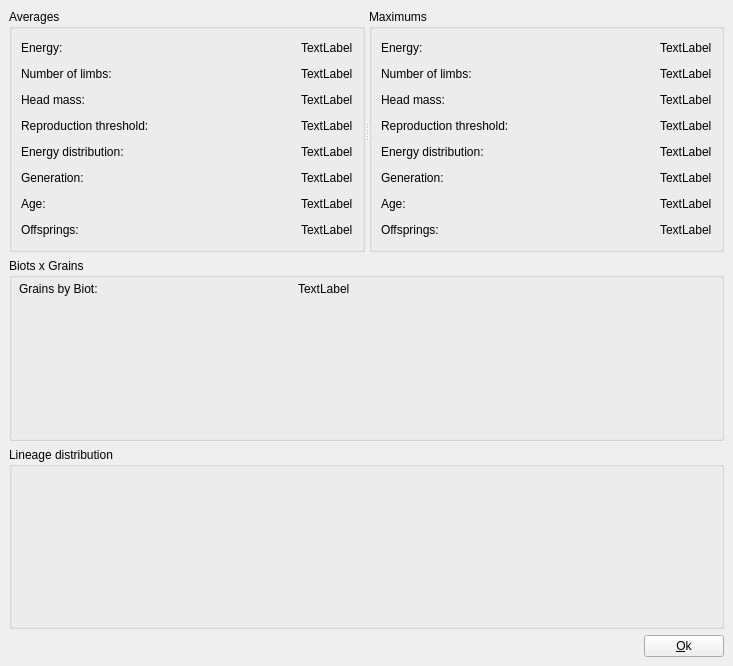
<ui version="4.0" >
 <class>Stat</class>
 <widget class="QWidget" name="Stat" >
  <property name="geometry" >
   <rect>
    <x>0</x>
    <y>0</y>
    <width>733</width>
    <height>666</height>
   </rect>
  </property>
  <property name="windowTitle" >
   <string>Statistics</string>
  </property>
  <property name="windowIcon" >
   <iconset resource="../../../graphs/recursos.qrc" >
    <normaloff>:/icons/icons/main-icon.png</normaloff>:/icons/icons/main-icon.png</iconset>
  </property>
  <layout class="QVBoxLayout" >
   <property name="spacing" >
    <number>6</number>
   </property>
   <property name="margin" >
    <number>9</number>
   </property>
   <item>
    <widget class="QSplitter" name="splitter" >
     <property name="orientation" >
      <enum>Qt::Horizontal</enum>
     </property>
     <widget class="QGroupBox" name="groupBox_3" >
      <property name="title" >
       <string>Averages</string>
      </property>
      <layout class="QVBoxLayout" >
       <property name="spacing" >
        <number>6</number>
       </property>
       <property name="margin" >
        <number>9</number>
       </property>
       <item>
        <layout class="QHBoxLayout" >
         <property name="spacing" >
          <number>6</number>
         </property>
         <property name="margin" >
          <number>0</number>
         </property>
         <item>
          <widget class="QLabel" name="label1" >
           <property name="text" >
            <string>Energy:</string>
           </property>
          </widget>
         </item>
         <item>
          <spacer>
           <property name="orientation" >
            <enum>Qt::Horizontal</enum>
           </property>
           <property name="sizeHint" stdset="0" >
            <size>
             <width>40</width>
             <height>20</height>
            </size>
           </property>
          </spacer>
         </item>
         <item>
          <widget class="QLabel" name="labelEnergia" >
           <property name="text" >
            <string>TextLabel</string>
           </property>
          </widget>
         </item>
        </layout>
       </item>
       <item>
        <layout class="QHBoxLayout" >
         <property name="spacing" >
          <number>6</number>
         </property>
         <property name="margin" >
          <number>0</number>
         </property>
         <item>
          <widget class="QLabel" name="label2" >
           <property name="text" >
            <string>Number of limbs:</string>
           </property>
          </widget>
         </item>
         <item>
          <spacer>
           <property name="orientation" >
            <enum>Qt::Horizontal</enum>
           </property>
           <property name="sizeHint" stdset="0" >
            <size>
             <width>40</width>
             <height>20</height>
            </size>
           </property>
          </spacer>
         </item>
         <item>
          <widget class="QLabel" name="labelSegmentos" >
           <property name="text" >
            <string>TextLabel</string>
           </property>
          </widget>
         </item>
        </layout>
       </item>
       <item>
        <layout class="QHBoxLayout" >
         <property name="spacing" >
          <number>6</number>
         </property>
         <property name="margin" >
          <number>0</number>
         </property>
         <item>
          <widget class="QLabel" name="label3" >
           <property name="text" >
            <string>Head mass:</string>
           </property>
          </widget>
         </item>
         <item>
          <spacer>
           <property name="orientation" >
            <enum>Qt::Horizontal</enum>
           </property>
           <property name="sizeHint" stdset="0" >
            <size>
             <width>40</width>
             <height>20</height>
            </size>
           </property>
          </spacer>
         </item>
         <item>
          <widget class="QLabel" name="labelCabeca" >
           <property name="text" >
            <string>TextLabel</string>
           </property>
          </widget>
         </item>
        </layout>
       </item>
       <item>
        <layout class="QHBoxLayout" >
         <property name="spacing" >
          <number>6</number>
         </property>
         <property name="margin" >
          <number>0</number>
         </property>
         <item>
          <widget class="QLabel" name="labe4" >
           <property name="text" >
            <string>Reproduction threshold:</string>
           </property>
          </widget>
         </item>
         <item>
          <spacer>
           <property name="orientation" >
            <enum>Qt::Horizontal</enum>
           </property>
           <property name="sizeHint" stdset="0" >
            <size>
             <width>40</width>
             <height>20</height>
            </size>
           </property>
          </spacer>
         </item>
         <item>
          <widget class="QLabel" name="labelLimiar" >
           <property name="text" >
            <string>TextLabel</string>
           </property>
          </widget>
         </item>
        </layout>
       </item>
       <item>
        <layout class="QHBoxLayout" >
         <property name="spacing" >
          <number>6</number>
         </property>
         <property name="margin" >
          <number>0</number>
         </property>
         <item>
          <widget class="QLabel" name="label5" >
           <property name="text" >
            <string>Energy distribution:</string>
           </property>
          </widget>
         </item>
         <item>
          <spacer>
           <property name="orientation" >
            <enum>Qt::Horizontal</enum>
           </property>
           <property name="sizeHint" stdset="0" >
            <size>
             <width>40</width>
             <height>20</height>
            </size>
           </property>
          </spacer>
         </item>
         <item>
          <widget class="QLabel" name="labelDistribuicao" >
           <property name="text" >
            <string>TextLabel</string>
           </property>
          </widget>
         </item>
        </layout>
       </item>
       <item>
        <layout class="QHBoxLayout" >
         <property name="spacing" >
          <number>6</number>
         </property>
         <property name="margin" >
          <number>0</number>
         </property>
         <item>
          <widget class="QLabel" name="label6" >
           <property name="text" >
            <string>Generation:</string>
           </property>
          </widget>
         </item>
         <item>
          <spacer>
           <property name="orientation" >
            <enum>Qt::Horizontal</enum>
           </property>
           <property name="sizeHint" stdset="0" >
            <size>
             <width>40</width>
             <height>20</height>
            </size>
           </property>
          </spacer>
         </item>
         <item>
          <widget class="QLabel" name="labelGeracao" >
           <property name="text" >
            <string>TextLabel</string>
           </property>
          </widget>
         </item>
        </layout>
       </item>
       <item>
        <layout class="QHBoxLayout" >
         <property name="spacing" >
          <number>6</number>
         </property>
         <property name="margin" >
          <number>0</number>
         </property>
         <item>
          <widget class="QLabel" name="label7" >
           <property name="text" >
            <string>Age:</string>
           </property>
          </widget>
         </item>
         <item>
          <spacer>
           <property name="orientation" >
            <enum>Qt::Horizontal</enum>
           </property>
           <property name="sizeHint" stdset="0" >
            <size>
             <width>40</width>
             <height>20</height>
            </size>
           </property>
          </spacer>
         </item>
         <item>
          <widget class="QLabel" name="labelIdade" >
           <property name="text" >
            <string>TextLabel</string>
           </property>
          </widget>
         </item>
        </layout>
       </item>
       <item>
        <layout class="QHBoxLayout" >
         <property name="spacing" >
          <number>6</number>
         </property>
         <property name="margin" >
          <number>0</number>
         </property>
         <item>
          <widget class="QLabel" name="label" >
           <property name="text" >
            <string>Offsprings:</string>
           </property>
          </widget>
         </item>
         <item>
          <spacer>
           <property name="orientation" >
            <enum>Qt::Horizontal</enum>
           </property>
           <property name="sizeHint" stdset="0" >
            <size>
             <width>40</width>
             <height>20</height>
            </size>
           </property>
          </spacer>
         </item>
         <item>
          <widget class="QLabel" name="labelFilhos" >
           <property name="text" >
            <string>TextLabel</string>
           </property>
          </widget>
         </item>
        </layout>
       </item>
      </layout>
     </widget>
     <widget class="QGroupBox" name="groupBox_4" >
      <property name="title" >
       <string>Maximums</string>
      </property>
      <layout class="QVBoxLayout" >
       <property name="spacing" >
        <number>6</number>
       </property>
       <property name="margin" >
        <number>9</number>
       </property>
       <item>
        <layout class="QHBoxLayout" >
         <property name="spacing" >
          <number>6</number>
         </property>
         <property name="margin" >
          <number>0</number>
         </property>
         <item>
          <widget class="QLabel" name="label1_2" >
           <property name="text" >
            <string>Energy:</string>
           </property>
          </widget>
         </item>
         <item>
          <spacer>
           <property name="orientation" >
            <enum>Qt::Horizontal</enum>
           </property>
           <property name="sizeHint" stdset="0" >
            <size>
             <width>40</width>
             <height>20</height>
            </size>
           </property>
          </spacer>
         </item>
         <item>
          <widget class="QLabel" name="labelEnergia_2" >
           <property name="text" >
            <string>TextLabel</string>
           </property>
          </widget>
         </item>
        </layout>
       </item>
       <item>
        <layout class="QHBoxLayout" >
         <property name="spacing" >
          <number>6</number>
         </property>
         <property name="margin" >
          <number>0</number>
         </property>
         <item>
          <widget class="QLabel" name="label2_2" >
           <property name="text" >
            <string>Number of limbs:</string>
           </property>
          </widget>
         </item>
         <item>
          <spacer>
           <property name="orientation" >
            <enum>Qt::Horizontal</enum>
           </property>
           <property name="sizeHint" stdset="0" >
            <size>
             <width>40</width>
             <height>20</height>
            </size>
           </property>
          </spacer>
         </item>
         <item>
          <widget class="QLabel" name="labelSegmentos_2" >
           <property name="text" >
            <string>TextLabel</string>
           </property>
          </widget>
         </item>
        </layout>
       </item>
       <item>
        <layout class="QHBoxLayout" >
         <property name="spacing" >
          <number>6</number>
         </property>
         <property name="margin" >
          <number>0</number>
         </property>
         <item>
          <widget class="QLabel" name="label3_2" >
           <property name="text" >
            <string>Head mass:</string>
           </property>
          </widget>
         </item>
         <item>
          <spacer>
           <property name="orientation" >
            <enum>Qt::Horizontal</enum>
           </property>
           <property name="sizeHint" stdset="0" >
            <size>
             <width>40</width>
             <height>20</height>
            </size>
           </property>
          </spacer>
         </item>
         <item>
          <widget class="QLabel" name="labelCabeca_2" >
           <property name="text" >
            <string>TextLabel</string>
           </property>
          </widget>
         </item>
        </layout>
       </item>
       <item>
        <layout class="QHBoxLayout" >
         <property name="spacing" >
          <number>6</number>
         </property>
         <property name="margin" >
          <number>0</number>
         </property>
         <item>
          <widget class="QLabel" name="labe4_2" >
           <property name="text" >
            <string>Reproduction threshold:</string>
           </property>
          </widget>
         </item>
         <item>
          <spacer>
           <property name="orientation" >
            <enum>Qt::Horizontal</enum>
           </property>
           <property name="sizeHint" stdset="0" >
            <size>
             <width>40</width>
             <height>20</height>
            </size>
           </property>
          </spacer>
         </item>
         <item>
          <widget class="QLabel" name="labelLimiar_2" >
           <property name="text" >
            <string>TextLabel</string>
           </property>
          </widget>
         </item>
        </layout>
       </item>
       <item>
        <layout class="QHBoxLayout" >
         <property name="spacing" >
          <number>6</number>
         </property>
         <property name="margin" >
          <number>0</number>
         </property>
         <item>
          <widget class="QLabel" name="label5_2" >
           <property name="text" >
            <string>Energy distribution:</string>
           </property>
          </widget>
         </item>
         <item>
          <spacer>
           <property name="orientation" >
            <enum>Qt::Horizontal</enum>
           </property>
           <property name="sizeHint" stdset="0" >
            <size>
             <width>40</width>
             <height>20</height>
            </size>
           </property>
          </spacer>
         </item>
         <item>
          <widget class="QLabel" name="labelDistribuicao_2" >
           <property name="text" >
            <string>TextLabel</string>
           </property>
          </widget>
         </item>
        </layout>
       </item>
       <item>
        <layout class="QHBoxLayout" >
         <property name="spacing" >
          <number>6</number>
         </property>
         <property name="margin" >
          <number>0</number>
         </property>
         <item>
          <widget class="QLabel" name="label6_2" >
           <property name="text" >
            <string>Generation:</string>
           </property>
          </widget>
         </item>
         <item>
          <spacer>
           <property name="orientation" >
            <enum>Qt::Horizontal</enum>
           </property>
           <property name="sizeHint" stdset="0" >
            <size>
             <width>40</width>
             <height>20</height>
            </size>
           </property>
          </spacer>
         </item>
         <item>
          <widget class="QLabel" name="labelGeracao_2" >
           <property name="text" >
            <string>TextLabel</string>
           </property>
          </widget>
         </item>
        </layout>
       </item>
       <item>
        <layout class="QHBoxLayout" >
         <property name="spacing" >
          <number>6</number>
         </property>
         <property name="margin" >
          <number>0</number>
         </property>
         <item>
          <widget class="QLabel" name="label7_2" >
           <property name="text" >
            <string>Age:</string>
           </property>
          </widget>
         </item>
         <item>
          <spacer>
           <property name="orientation" >
            <enum>Qt::Horizontal</enum>
           </property>
           <property name="sizeHint" stdset="0" >
            <size>
             <width>40</width>
             <height>20</height>
            </size>
           </property>
          </spacer>
         </item>
         <item>
          <widget class="QLabel" name="labelIdade_2" >
           <property name="text" >
            <string>TextLabel</string>
           </property>
          </widget>
         </item>
        </layout>
       </item>
       <item>
        <layout class="QHBoxLayout" >
         <property name="spacing" >
          <number>6</number>
         </property>
         <property name="margin" >
          <number>0</number>
         </property>
         <item>
          <widget class="QLabel" name="label_2" >
           <property name="text" >
            <string>Offsprings:</string>
           </property>
          </widget>
         </item>
         <item>
          <spacer>
           <property name="orientation" >
            <enum>Qt::Horizontal</enum>
           </property>
           <property name="sizeHint" stdset="0" >
            <size>
             <width>40</width>
             <height>20</height>
            </size>
           </property>
          </spacer>
         </item>
         <item>
          <widget class="QLabel" name="labelFilhos_2" >
           <property name="text" >
            <string>TextLabel</string>
           </property>
          </widget>
         </item>
        </layout>
       </item>
      </layout>
     </widget>
    </widget>
   </item>
   <item>
    <widget class="QGroupBox" name="groupBox" >
     <property name="title" >
      <string>Biots x Grains</string>
     </property>
     <widget class="QWidget" name="layoutWidget" >
      <property name="geometry" >
       <rect>
        <x>10</x>
        <y>20</y>
        <width>331</width>
        <height>22</height>
       </rect>
      </property>
      <layout class="QHBoxLayout" >
       <property name="spacing" >
        <number>6</number>
       </property>
       <property name="margin" >
        <number>0</number>
       </property>
       <item>
        <widget class="QLabel" name="label_3" >
         <property name="text" >
          <string>Grains by Biot:</string>
         </property>
        </widget>
       </item>
       <item>
        <spacer>
         <property name="orientation" >
          <enum>Qt::Horizontal</enum>
         </property>
         <property name="sizeHint" stdset="0" >
          <size>
           <width>40</width>
           <height>20</height>
          </size>
         </property>
        </spacer>
       </item>
       <item>
        <widget class="QLabel" name="labelGraosxBiotas" >
         <property name="text" >
          <string>TextLabel</string>
         </property>
        </widget>
       </item>
      </layout>
     </widget>
     <widget class="Grafico" native="1" name="imgBiotasGraos" >
      <property name="geometry" >
       <rect>
        <x>10</x>
        <y>50</y>
        <width>691</width>
        <height>121</height>
       </rect>
      </property>
      <property name="sizePolicy" >
       <sizepolicy vsizetype="Fixed" hsizetype="Fixed" >
        <horstretch>0</horstretch>
        <verstretch>0</verstretch>
       </sizepolicy>
      </property>
     </widget>
    </widget>
   </item>
   <item>
    <widget class="QGroupBox" name="groupBox_2" >
     <property name="title" >
      <string>Lineage distribution</string>
     </property>
     <widget class="Grafico" native="1" name="imgEspecies" >
      <property name="geometry" >
       <rect>
        <x>10</x>
        <y>20</y>
        <width>691</width>
        <height>151</height>
       </rect>
      </property>
      <property name="sizePolicy" >
       <sizepolicy vsizetype="Fixed" hsizetype="Fixed" >
        <horstretch>0</horstretch>
        <verstretch>0</verstretch>
       </sizepolicy>
      </property>
     </widget>
    </widget>
   </item>
   <item>
    <layout class="QHBoxLayout" >
     <property name="spacing" >
      <number>6</number>
     </property>
     <property name="margin" >
      <number>0</number>
     </property>
     <item>
      <spacer>
       <property name="orientation" >
        <enum>Qt::Horizontal</enum>
       </property>
       <property name="sizeHint" stdset="0" >
        <size>
         <width>40</width>
         <height>20</height>
        </size>
       </property>
      </spacer>
     </item>
     <item>
      <widget class="QPushButton" name="buttonOk" >
       <property name="text" >
        <string>&amp;Ok</string>
       </property>
      </widget>
     </item>
    </layout>
   </item>
  </layout>
 </widget>
 <customwidgets>
  <customwidget>
   <class>Grafico</class>
   <extends>QWidget</extends>
   <header>grafico.h</header>
  </customwidget>
 </customwidgets>
 <resources>
  <include location="../../../graphs/recursos.qrc" />
 </resources>
 <connections>
  <connection>
   <sender>buttonOk</sender>
   <signal>clicked()</signal>
   <receiver>Stat</receiver>
   <slot>close()</slot>
   <hints>
    <hint type="sourcelabel" >
     <x>723</x>
     <y>527</y>
    </hint>
    <hint type="destinationlabel" >
     <x>428</x>
     <y>519</y>
    </hint>
   </hints>
  </connection>
 </connections>
</ui>
